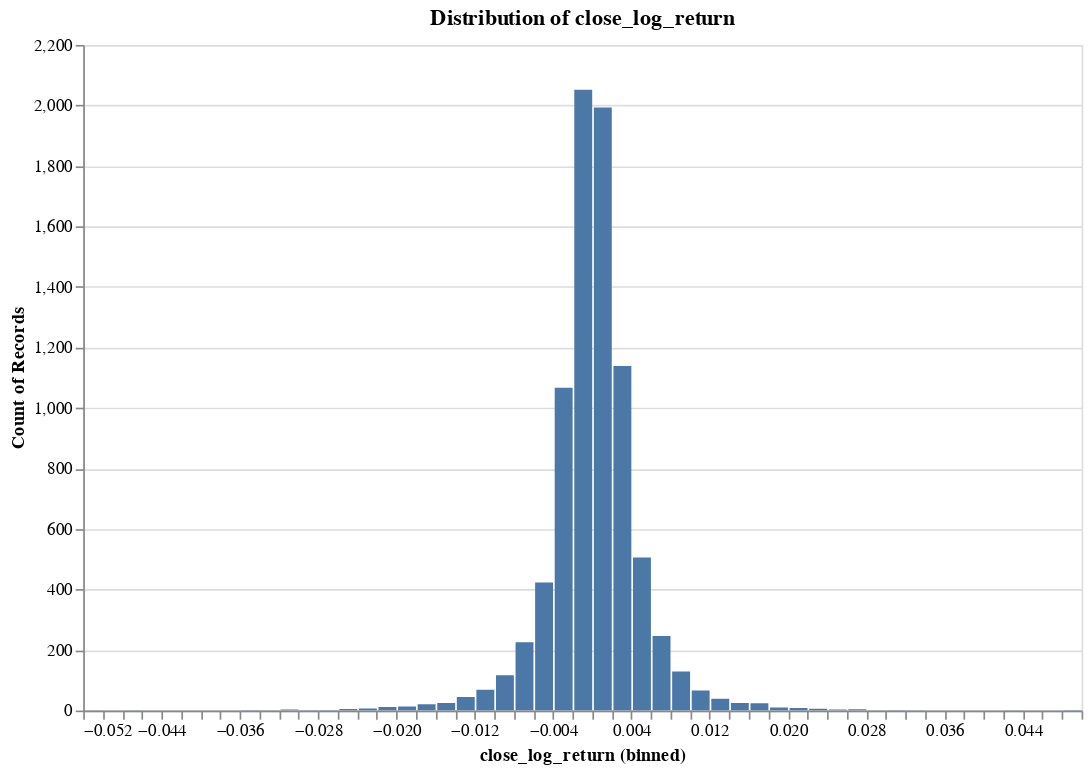

The notebook cell this image was saved under:
### Code cell
research.plot_distribution(ts, target, no_bins = 100)

### Figure 1 — Vega specification as saved in the notebook (floating-point values rounded to 4 significant figures)
{"$schema": "https://vega.github.io/schema/vega/v6.json", "data": [{"name": "param_f268f798f41c853e_store"}, {"name": "source_0", "values": [{"__count": 2052, "bin_maxbins_100_close_log_return": -0.002, "bin_maxbins_100_close_log_return_end": -1.735e-18}, {"__count": 1139, "bin_maxbins_100_close_log_return": 0.002, "bin_maxbins_100_close_log_return_end": 0.004}, {"__count": 1067, "bin_maxbins_100_close_log_return": -0.004, "bin_maxbins_100_close_log_return_end": -0.002}, {"__count": 1993, "bin_maxbins_100_close_log_return": 0.0, "bin_maxbins_100_close_log_return_end": 0.002}, {"__count": 506, "bin_maxbins_100_close_log_return": 0.004, "bin_maxbins_100_close_log_return_end": 0.006}, {"__count": 423, "bin_maxbins_100_close_log_return": -0.006, "bin_maxbins_100_close_log_return_end": -0.004}, {"__count": 129, "bin_maxbins_100_close_log_return": 0.008, "bin_maxbins_100_close_log_return_end": 0.01}, {"__count": 246, "bin_maxbins_100_close_log_return": 0.006, "bin_maxbins_100_close_log_return_end": 0.008}, {"__count": 117, "bin_maxbins_100_close_log_return": -0.01, "bin_maxbins_100_close_log_return_end": -0.008}, {"__count": 25, "bin_maxbins_100_close_log_return": 0.014, "bin_maxbins_100_close_log_return_end": 0.016}, {"__count": 226, "bin_maxbins_100_close_log_return": -0.008, "bin_maxbins_100_close_log_return_end": -0.006}, {"__count": 69, "bin_maxbins_100_close_log_return": -0.012, "bin_maxbins_100_close_log_return_end": -0.01}, {"__count": 39, "bin_maxbins_100_close_log_return": 0.012, "bin_maxbins_100_close_log_return_end": 0.014}, {"__count": 2, "bin_maxbins_100_close_log_return": -0.028, "bin_maxbins_100_close_log_return_end": -0.026}, {"__count": 45, "bin_maxbins_100_close_log_return": -0.014, "bin_maxbins_100_close_log_return_end": -0.012}, {"__count": 66, "bin_maxbins_100_close_log_return": 0.01, "bin_maxbins_100_close_log_return_end": 0.012}, {"__count": 24, "bin_maxbins_100_close_log_return": 0.016, "bin_maxbins_100_close_log_return_end": 0.018}, {"__count": 21, "bin_maxbins_100_close_log_return": -0.018, "bin_maxbins_100_close_log_return_end": -0.016}, {"__count": 3, "bin_maxbins_100_close_log_return": 0.024, "bin_maxbins_100_close_log_return_end": 0.026}, {"__count": 4, "bin_maxbins_100_close_log_return": 0.026, "bin_maxbins_100_close_log_return_end": 0.028}, {"__count": 10, "bin_maxbins_100_close_log_return": 0.018, "bin_maxbins_100_close_log_return_end": 0.02}, {"__count": 13, "bin_maxbins_100_close_log_return": -0.02, "bin_maxbins_100_close_log_return_end": -0.018}, {"__count": 8, "bin_maxbins_100_close_log_return": 0.02, "bin_maxbins_100_close_log_return_end": 0.022}, {"__count": 2, "bin_maxbins_100_close_log_return": -0.03, "bin_maxbins_100_close_log_return_end": -0.028}, {"__count": 7, "bin_maxbins_100_close_log_return": -0.024, "bin_maxbins_100_close_log_return_end": -0.022}, {"__count": 12, "bin_maxbins_100_close_log_return": -0.022, "bin_maxbins_100_close_log_return_end": -0.02}, {"__count": 6, "bin_maxbins_100_close_log_return": 0.022, "bin_maxbins_100_close_log_return_end": 0.024}, {"__count": 25, "bin_maxbins_100_close_log_return": -0.016, "bin_maxbins_100_close_log_return_end": -0.014}, {"__count": 1, "bin_maxbins_100_close_log_return": 0.032, "bin_maxbins_100_close_log_return_end": 0.034}, {"__count": 5, "bin_maxbins_100_close_log_return": -0.026, "bin_maxbins_100_close_log_return_end": -0.024}, {"__count": 2, "bin_maxbins_100_close_log_return": 0.048, "bin_maxbins_100_close_log_return_end": 0.05}, {"__count": 2, "bin_maxbins_100_close_log_return": -0.036, "bin_maxbins_100_close_log_return_end": -0.034}, {"__count": 1, "bin_maxbins_100_close_log_return": -0.034, "bin_maxbins_100_close_log_return_end": -0.032}, {"__count": 3, "bin_maxbins_100_close_log_return": -0.032, "bin_maxbins_100_close_log_return_end": -0.03}, {"__count": 1, "bin_maxbins_100_close_log_return": 0.042, "bin_maxbins_100_close_log_return_end": 0.044}, {"__count": 2, "bin_maxbins_100_close_log_return": 0.03, "bin_maxbins_100_close_log_return_end": 0.032}, {"__count": 1, "bin_maxbins_100_close_log_return": -0.048, "bin_maxbins_100_close_log_return_end": -0.046}, {"__count": 1, "bin_maxbins_100_close_log_return": -0.052, "bin_maxbins_100_close_log_return_end": -0.05}, {"__count": 1, "bin_maxbins_100_close_log_return": 0.028, "bin_maxbins_100_close_log_return_end": 0.03}]}, {"name": "source_0_y_domain___count", "values": [{"min": 1, "max": 2052}]}], "signals": [{"name": "bin_maxbins_100_close_log_return_bins", "value": {"fields": ["close_log_return"], "fname": "bin_close_log_return", "start": -0.052, "step": 0.002, "stop": 0.05}}, {"name": "unit", "value": {}, "on": [{"events": "pointermove", "update": "isTuple(group()) ? group() : unit"}]}, {"name": "param_f268f798f41c853e", "update": "vlSelectionResolve(\"param_f268f798f41c853e_store\", \"union\")"}, {"name": "param_f268f798f41c853e_close_log_return", "on": [{"events": [{"source": "view", "type": "dblclick"}], "update": "null"}, {"events": {"signal": "param_f268f798f41c853e_translate_delta"}, "update": "panLinear(param_f268f798f41c853e_translate_anchor.extent_x, -param_f268f798f41c853e_translate_delta.x / width)"}, {"events": {"signal": "param_f268f798f41c853e_zoom_delta"}, "update": "zoomLinear(domain(\"x\"), param_f268f798f41c853e_zoom_anchor.x, param_f268f798f41c853e_zoom_delta)"}]}, {"name": "param_f268f798f41c853e_tuple", "on": [{"events": [{"signal": "param_f268f798f41c853e_close_log_return"}], "update": "param_f268f798f41c853e_close_log_return ? {unit: \"\", fields: param_f268f798f41c853e_tuple_fields, values: [param_f268f798f41c853e_close_log_return]} : null"}]}, {"name": "param_f268f798f41c853e_tuple_fields", "value": [{"field": "close_log_return", "channel": "x", "type": "R"}]}, {"name": "param_f268f798f41c853e_translate_anchor", "value": {}, "on": [{"events": [{"source": "scope", "type": "pointerdown"}], "update": "{x: x(unit), y: y(unit), extent_x: domain(\"x\")}"}]}, {"name": "param_f268f798f41c853e_translate_delta", "value": {}, "on": [{"events": [{"source": "window", "between": [{"source": "scope", "type": "pointerdown"}, {"source": "window", "type": "pointerup"}], "type": "pointermove", "consume": true}], "update": "{x: param_f268f798f41c853e_translate_anchor.x - x(unit), y: param_f268f798f41c853e_translate_anchor.y - y(unit)}"}]}, {"name": "param_f268f798f41c853e_zoom_anchor", "on": [{"events": [{"source": "scope", "type": "wheel", "consume": true}], "update": "{x: invert(\"x\", x(unit)), y: invert(\"y\", y(unit))}"}]}, {"name": "param_f268f798f41c853e_zoom_delta", "on": [{"events": [{"source": "scope", "consume": true, "type": "wheel"}], "update": "pow(1.001, event.deltaY * pow(16, event.deltaMode))", "force": true}]}, {"name": "param_f268f798f41c853e_modify", "on": [{"events": {"signal": "param_f268f798f41c853e_tuple"}, "update": "modify(\"param_f268f798f41c853e_store\", param_f268f798f41c853e_tuple, true)"}]}], "marks": [{"type": "rect", "name": "marks", "from": {"data": "source_0"}, "encode": {"update": {"fill": {"value": "#4c78a8"}, "y2": {"value": 0, "scale": "y"}, "x2": {"field": "bin_maxbins_100_close_log_return", "scale": "x", "offset": {"signal": "0.5 + (abs(scale(\"x\", datum[\"bin_maxbins_100_close_log_return_end\"]) - scale(\"x\", datum[\"bin_maxbins_100_close_log_return\"])) < 0.25 ? -0.5 * (0.25 - (abs(scale(\"x\", datum[\"bin_maxbins_100_close_log_return_end\"]) - scale(\"x\", datum[\"bin_maxbins_100_close_log_return\"])))) : 0.5)"}}, "y": {"field": "__count", "scale": "y"}, "x": {"field": "bin_maxbins_100_close_log_return_end", "scale": "x", "offset": {"signal": "0.5 + (abs(scale(\"x\", datum[\"bin_maxbins_100_close_log_return_end\"]) - scale(\"x\", datum[\"bin_maxbins_100_close_log_return\"])) < 0.25 ? 0.5 * (0.25 - (abs(scale(\"x\", datum[\"bin_maxbins_100_close_log_return_end\"]) - scale(\"x\", datum[\"bin_maxbins_100_close_log_return\"])))) : -0.5)"}}}}, "style": ["bar"], "interactive": true, "clip": true}], "scales": [{"name": "x", "type": "linear", "domain": {"signal": "[bin_maxbins_100_close_log_return_bins.start, bin_maxbins_100_close_log_return_bins.stop]"}, "range": [0, {"signal": "width"}], "bins": {"signal": "bin_maxbins_100_close_log_return_bins"}, "zero": false, "domainRaw": {"signal": "param_f268f798f41c853e[\"close_log_return\"]"}}, {"name": "y", "type": "linear", "domain": [{"signal": "(data(\"source_0_y_domain___count\")[0] || {}).min"}, {"signal": "(data(\"source_0_y_domain___count\")[0] || {}).max"}], "range": [{"signal": "height"}, 0], "nice": true, "zero": true}], "axes": [{"scale": "y", "tickCount": {"signal": "ceil(height/40)"}, "ticks": false, "gridScale": "x", "aria": false, "maxExtent": 0, "labels": false, "zindex": 0, "orient": "left", "minExtent": 0, "grid": true, "domain": false}, {"scale": "x", "labelFlush": true, "labelOverlap": true, "grid": false, "title": "close_log_return (binned)", "orient": "bottom", "tickCount": {"signal": "ceil(width/10)"}, "zindex": 0}, {"scale": "y", "labelOverlap": true, "grid": false, "orient": "left", "title": "Count of Records", "tickCount": {"signal": "ceil(height/40)"}, "zindex": 0}], "title": {"text": "Distribution of close_log_return", "frame": "group"}, "height": 400, "style": "cell", "width": 600, "background": "white", "padding": 5}
